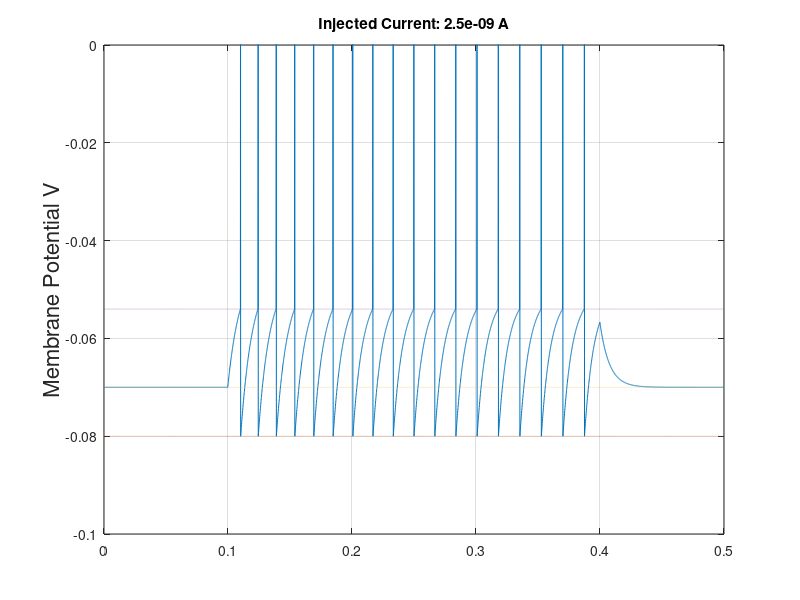
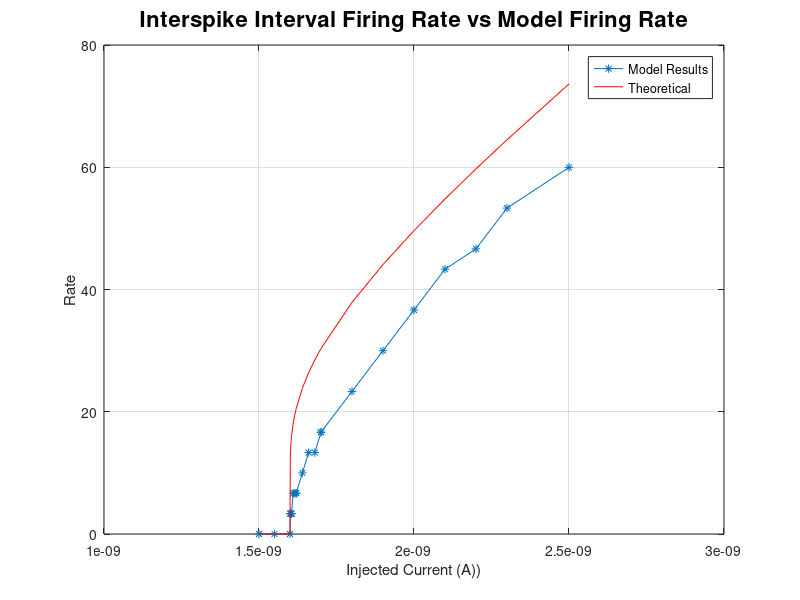

Here is the MATLAB script that generated these plots, in order:
% [redacted]

t_end = .5;                        
dt = .0001;                  

Vrest = -.070;                      % resting potential
Vth = -.054;                        % firing threshold
Vreset = -.080;                     % reset potential
Ie_values  = [1.5 1.55 1.600 1.601 1.602 1.603 1.604 1.605:0.005:1.620 1.620:.02:1.7 1.7:.1:2.2 2.3 2.5]*10^-9;   % electrode current values (A)
Rm = 10^7;                          % membrane resistance (ohm)
tau_m = .010;                       % membrane time constant (sec)
Vspike = 0.03

%Using the new stuff
E_k= -.070;                        % K+ equilibrium potential, used for spike-rate adaptation
r_m_d_g_sra = .06;               
tau_sra = .1;                       % decay time constant for g_sra in sec
   



t_vec = 0:dt:t_end;     % time axis
N = length(t_vec);              % number in the spike train

    
                                



i = 0;
inject = zeros(1,N);                   % electrode current will be zero everywhere but stimulus 
center = .1/dt:.4/dt;   %in dts
rate = zeros(size(Ie_values));

for Ie = Ie_values
    
    i = i+1;
    r_m_g_sra = zeros(1,N);
    V = Vrest*ones(1,N);
    
    inject(center) = Ie;   
    
    for n = 2:N
        if (V(n-1) < Vth)
            %Now we need to use the new equations
            V_derivative = (Vrest - V(n-1) + r_m_g_sra(n-1)*(E_k - V(n-1)) + Rm*inject(n))/tau_m;  %5.13
            V(n) = V(n-1) + dt*V_derivative;
            r_m_g_sra_derivative = - r_m_g_sra(n-1)/tau_sra;                                        %5.14
            r_m_g_sra(n) = r_m_g_sra(n-1) + dt*r_m_g_sra_derivative;
            
        elseif (V(n-1) > Vth) && (V(n-1) < Vspike)                      
            V(n) = Vspike;                                              
            r_m_g_sra(n) = r_m_g_sra(n-1) + r_m_d_g_sra;        
        elseif V(n-1) == Vspike                                        
            V(n) = Vreset;       
            r_m_g_sra(n) = r_m_g_sra(n-1); 
        end
    end
    
    rate(i) = sum(V==Vspike)/(length(center)*dt);   % rate for that value of Ie
    

end


figure(i)
plot(t_vec,V,'-',t_vec,Vreset*ones(1,N),':',t_vec,Vrest*ones(1,N),':',t_vec,Vth*ones(1,N),':')
grid on
ylabel('Membrane Potential V', 'fontsize', 16)
set(gca,'YLim',[-.1 .0])
title(['Injected Current: ' num2str(Ie) ' A'])


figure(i+1)
plot(Ie_values,rate,'-*')
hold on
grid on
title('Interspike Interval Firing Rate vs Model Firing Rate', 'fontsize', 16)
ylabel('Rate')
xlabel('Injected Current (A))')
r_isi = 1./(tau_m*log(max(eps,(Rm*Ie_values+Vrest-Vreset)./(Rm*Ie_values+Vrest-Vth))));    % equation 5.11
r_isi(logical(Ie_values<(Vth-Vrest)/Rm)) = 0;
plot(Ie_values,r_isi,'r')

hold off
legend('Model Results', 'Theoretical', 'location', 'best')
